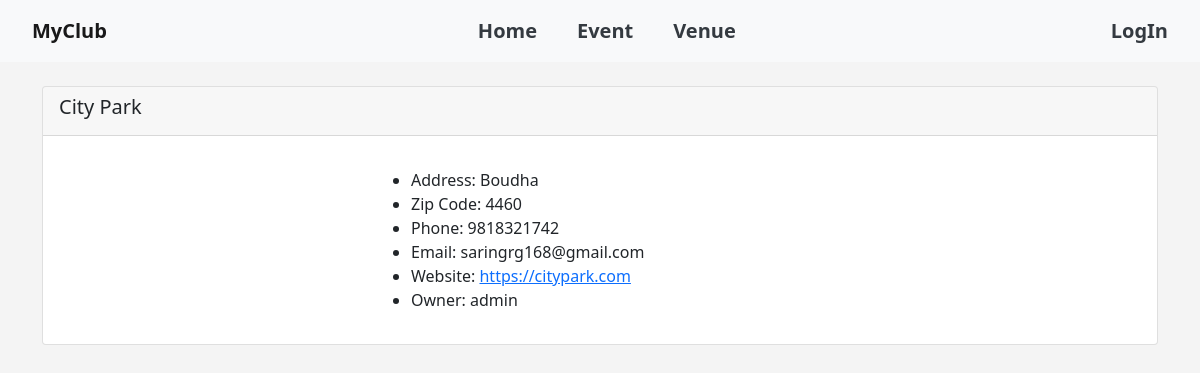
Before: /show_venue/1 with the older database file.
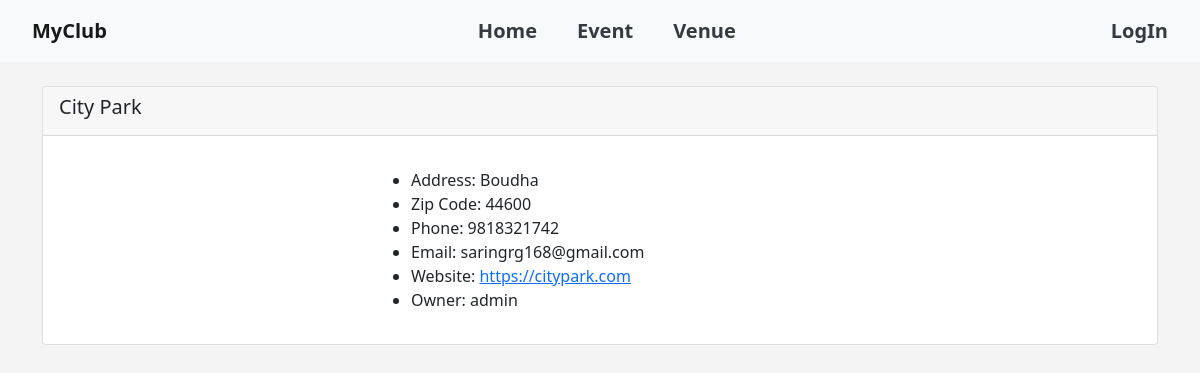
After: the same page with the newer database file.
### events/models.py (models this page shows)
class Venue(models.Model):
	name = models.CharField('Venue Name', max_length=120)
	address = models.CharField(max_length=300)
	zip_code = models.CharField('Zip Code', max_length=15)
	phone = models.CharField('Contact Phone', max_length=25, blank=True)
	web = models.URLField('Website Address', blank=True)
	email_address = models.EmailField('Email Address', blank=True)
	owner = models.IntegerField("Venue Owner", blank=False, default=1)
	venue_image = models.ImageField(null=True, blank=True, upload_to="images/")
	def __str__(self):
		return self.name

### events/views.py (the view)
# urls.py: path('show_venue/<venue_id>', views.show_venue, name='show-venue'),
def show_venue(request, venue_id):
	venue = Venue.objects.get(pk=venue_id)
	venue_owner = User.objects.get(pk=venue.owner)
	return render(request, 'events/show_venue.html',
		{'venue': venue,
		'venue_owner': venue_owner})

### events/templates/events/show_venue.html (shortened to what this page needs)
{% extends 'events/base.html' %}
{% block content %}
	<div class="card custom-card">
	  <div class="card-header">
	    <h5>{{ venue }}</h5>
	  </div>
	  <div class="card-body">
	    <div class="row">
	      <div class="col-md-6 custom-container">
	      </div>
	      <div class="col-md-6">
	        <p class="card-text">
	          <ul>
	            {% if venue.address %}
	              <li>Address: {{ venue.address }}</li>
	            {% endif %}
	            {% if venue.zip_code %}
	              <li>Zip Code: {{ venue.zip_code }}</li>
	            {% endif %}
	            {% if venue.phone %}
	              <li>Phone: {{ venue.phone }}</li>
	            {% endif %}
	            {% if venue.email_address %}
	              <li>Email: {{ venue.email_address }}</li>
	            {% endif %}
	            {% if venue.web %}
	              <li>Website: <a href="{{ venue.web }}">{{ venue.web }}</a></li>
	            {% endif %}
	            {% if venue_owner %}
	              <li>Owner: {{ venue_owner }}</li>
	            {% endif %}
	          </ul>
	        </p>
	      </div>
	    </div>
	  </div>
	</div>
{% endblock %}

### events/templates/events/base.html (shortened to what this page needs)
<!doctype html>
<html lang="en">
  <head>
    <link href="https://cdn.jsdelivr.net/npm/bootstrap@5.0.2/dist/css/bootstrap.min.css" rel="stylesheet">
  </head>
  <body>
  	{% include 'events/navbar.html' %}
  	<br>
    <div class="container">
    	{% block content %}
  	  {% endblock %}
    </div>
  </body>
</html>

### events/templates/events/navbar.html (shortened to what this page needs)
<nav class="navbar navbar-expand-lg navbar-light bg-light sticky-top text-center">
  <div class="container-fluid">
    <a class="navbar-brand" href="{% url 'home' %}"><strong>MyClub</strong></a>
    <div class="collapse navbar-collapse" id="navbarSupportedContent">
      <ul class="navbar-nav mx-auto mb-2 mb-lg-0">
        <li class="nav-item">
          <a class="nav-link" href="{% url 'home' %}">Home</a>
        </li>
        {% if user.is_authenticated %}
          <li class="nav-item">
            <a class="nav-link" href="{% url 'list-events' %}">Event</a>
          </li>
          <li class="nav-item">
            <a class="nav-link" href="{% url 'my_events' %}">My Event</a>
          </li>
        {% else %}
          <li class="nav-item">
            <a class="nav-link" href="{% url 'list-events' %}">Event</a>
          </li>
        {% endif %}
        {% if user.is_authenticated %}
          <li class="nav-item">
            <a class="nav-link" href="{% url 'list-venues' %}">Venue</a>
          </li>
          <li class="nav-item">
            <a class="nav-link" href="{% url 'my_venues' %}">My Venue</a>
          </li>
        {% else %}
          <li class="nav-item">
            <a class="nav-link" href="{% url 'list-venues' %}">Venue</a>
          </li>
        {% endif %}
      </ul>
    </div>
    <div class="ms-auto">
      <ul class="navbar-nav">
        {% if user.is_authenticated %}
          <li class="nav-item">
            <a class="nav-link" href="{% url 'logout' %}">LogOut</a>
          </li>
        {% else %}
          <li class="nav-item">
            <a class="nav-link" href="{% url 'login' %}">LogIn</a>
          </li>
        {% endif %}
      </ul>
    </div>
  </div>
</nav>

### events/templates/events/base.html (style rules this page uses)
body { background: #f4f4f4; }

### events/templates/events/navbar.html (style rules this page uses)
.navbar-brand { padding-left: 20px; }
.navbar-nav .nav-item a.nav-link { font-size: 20px; font-weight: bold; color: #343a40; padding-left: 20px; padding-right: 20px; }

### events/templates/events/show_venue.html (style rules this page uses)
.custom-container { max-width: 320px; }

Changed rows visible on the page:
changed Venue "City Park": zip_code "4460" → "44600"
